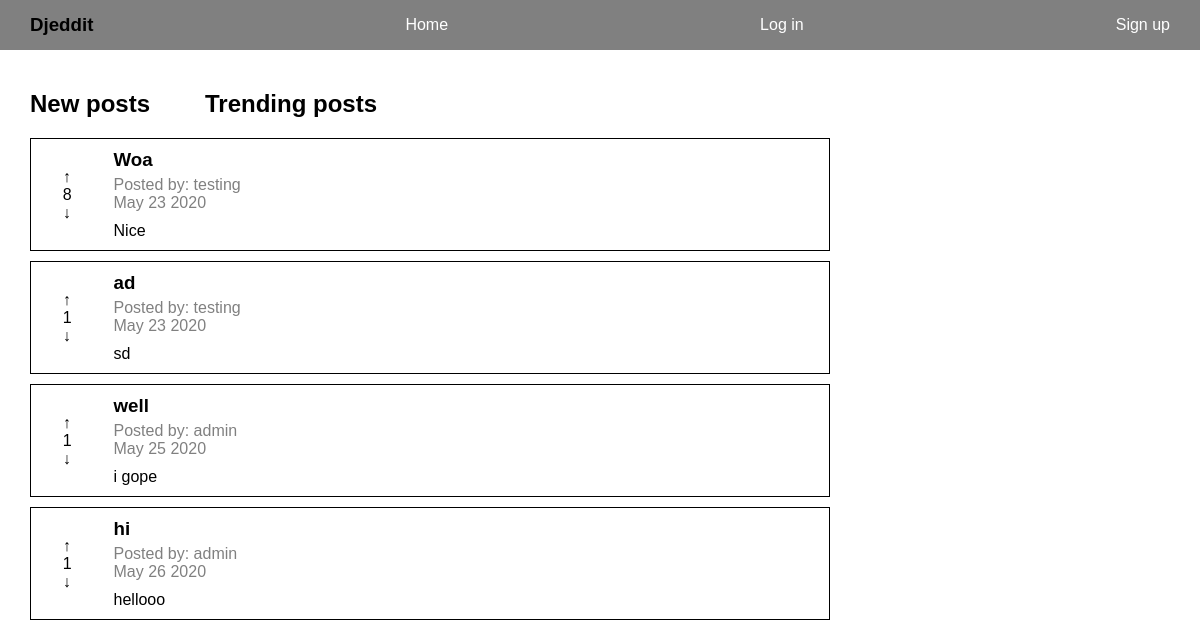
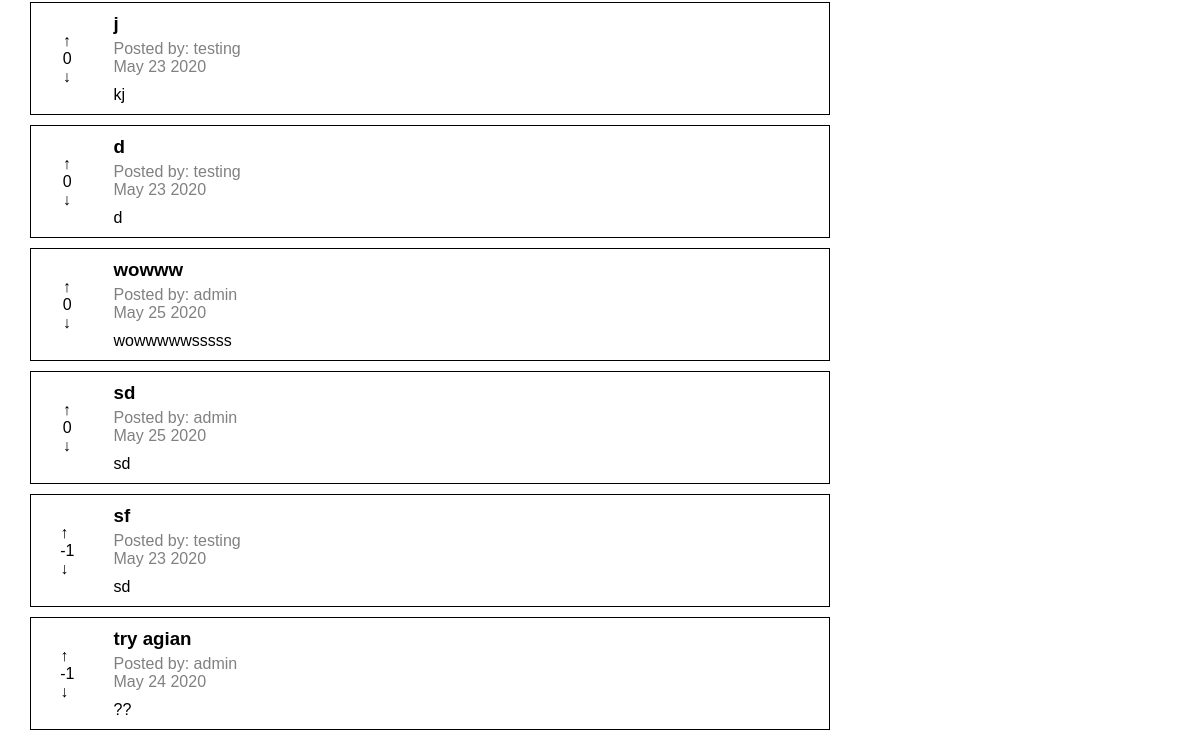
The page /reddit/trending/ on the database as committed earlier (2 pictures, top to bottom).
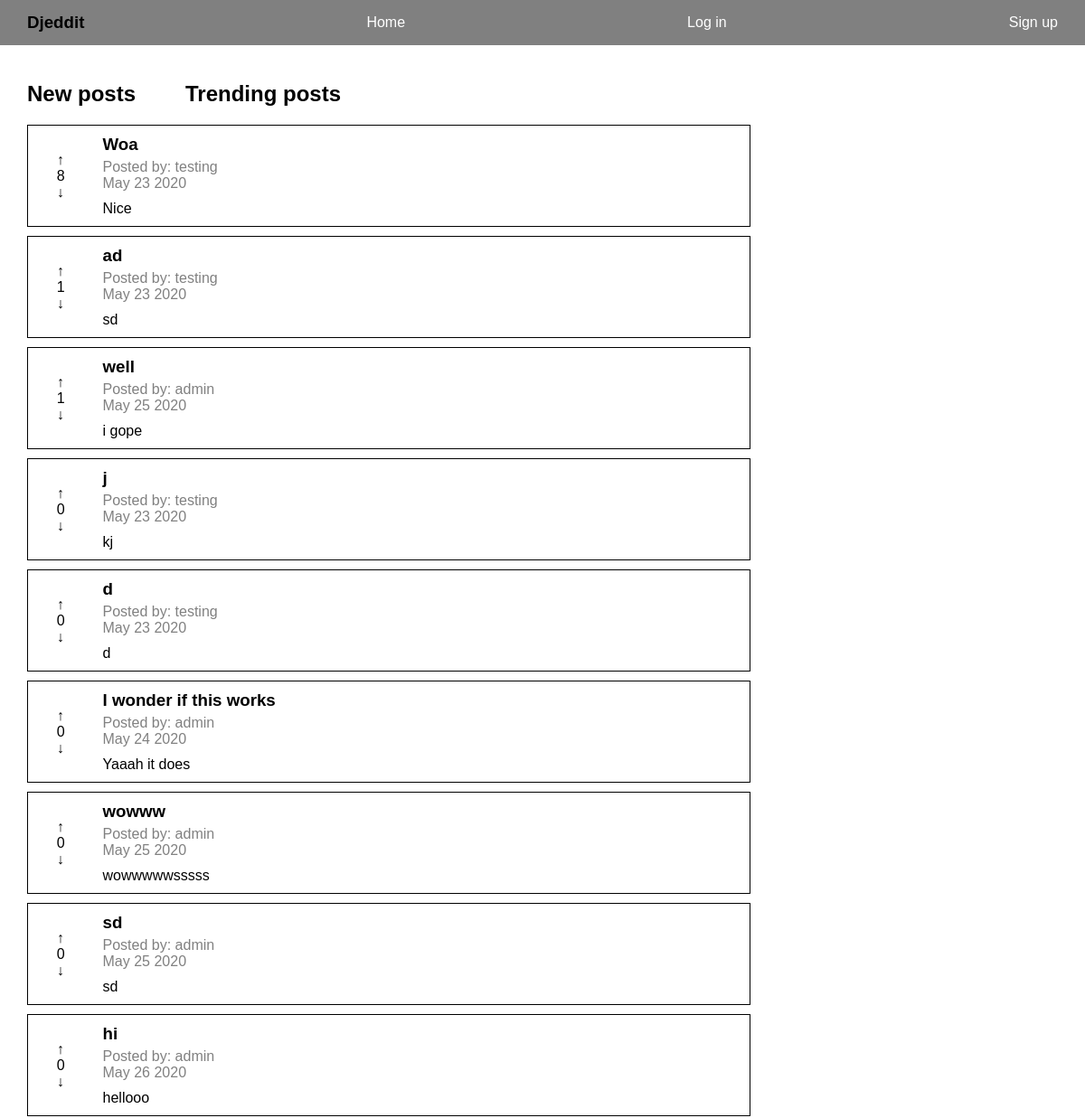
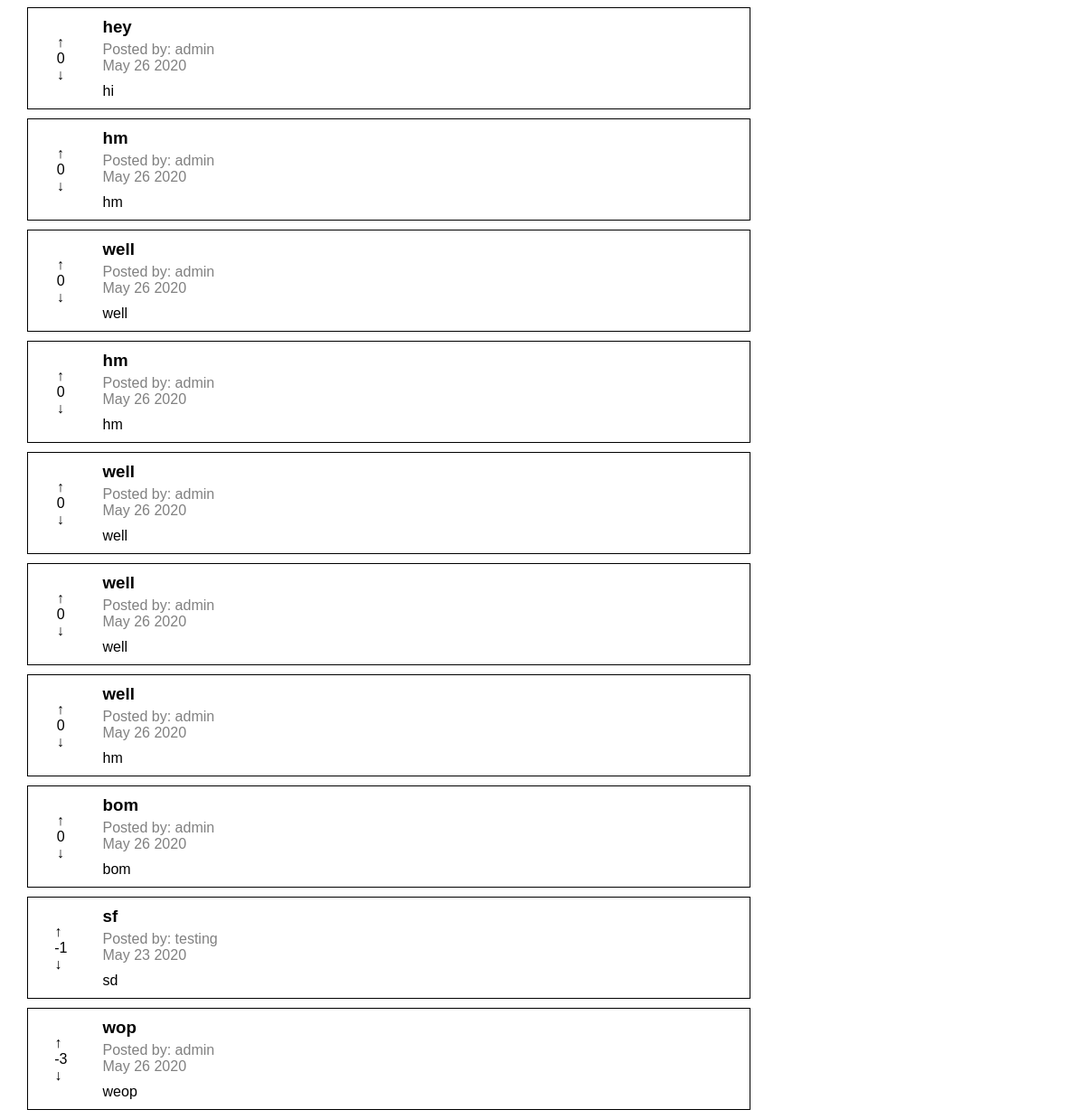
The same page on the database as committed later (2 pictures, top to bottom).
### reddit_app/models.py (models this page shows, shortened)
class Post(models.Model):
    title = models.CharField(max_length=200)
    author = models.ForeignKey(User, on_delete=models.CASCADE)
    text = models.TextField()
    votes = models.IntegerField(default=0)
    created_at = models.DateTimeField(auto_now_add=True)
    def date_posted(self):
        return self.created_at.strftime('%B %d %Y')

### reddit_app/views.py (the view)
# urls.py: path("trending/", views.trending, name="trending"),
def trending(request):
    posts = Post.objects.all().order_by('-votes')
    context = {"posts": posts}
    return render(request, "reddit_app/trending.html", context)

### templates/reddit_app/trending.html (shortened to what this page needs)
{% extends "base.html" %}
{% block content %}
<div class="post-nav">
    <a href="{% url 'reddit_app:index' %}">
        <h2>New posts</h2>
    </a>
    <a href="{% url 'reddit_app:trending' %}">
        <h2>Trending posts</h2>
    </a>
</div>
<div id="posts">
    {% if posts.count %}
        {% for post in posts %}
            <div class="post-container post-{{post.id}}" style="border: 1px solid black; margin-bottom: 10px;">
                <div>
                    <p class="upvote post-vote" data-votes="{{post.votes}}" data-postid="{{ post.id }}" data-userid="{{ user.id }}">&uarr;</p>
                    <p class="votes">{{post.votes}}</p>
                    <p class="downvote post-vote" data-votes="{{post.votes}}" data-postid="{{ post.id }}" data-userid="{{ user.id }}">&darr;</p>
                </div>
                <div class="post">
                    <a href={% url 'reddit_app:single_post' post.id %}>
                        <h3>{{post.title}}</h3>
                        <div class="post-info">
                            <span>Posted by: {{post.author}}</span>
                            <p>{{post.date_posted}}</p>
                        </div>
                        <p>{{post.text}}</p>
                    </a>
                </div>
            </div>
        {% endfor %}
    {% else %}
        <p>There are no posts</p>
    {% endif %}
</div>
{% load static %}
{% endblock content %}

Rows that differ between the two databases and show on the page:
changed Post: votes "-1" → "0"; title "try agian" → "I wonder if this works"; text "??" → "Yaaah it does"; moves up the list
changed Post "hellooo": votes "1" → "0"; moves down the list
added Post: votes "0", title "hey", author "admin", date_posted "May 26 2020", text "hi"
added Post: votes "0", title "hm", author "admin", date_posted "May 26 2020", text "hm"
added Post: votes "0", title "well", author "admin", date_posted "May 26 2020", text "well"
added Post: votes "0", title "hm", author "admin", date_posted "May 26 2020", text "hm"
added Post: votes "0", title "well", author "admin", date_posted "May 26 2020", text "well"
added Post: votes "0", title "well", author "admin", date_posted "May 26 2020", text "well"
added Post: votes "0", title "well", author "admin", date_posted "May 26 2020", text "hm"
added Post: votes "0", title "bom", author "admin", date_posted "May 26 2020", text "bom"
added Post: votes "-3", title "wop", author "admin", date_posted "May 26 2020", text "weop"
